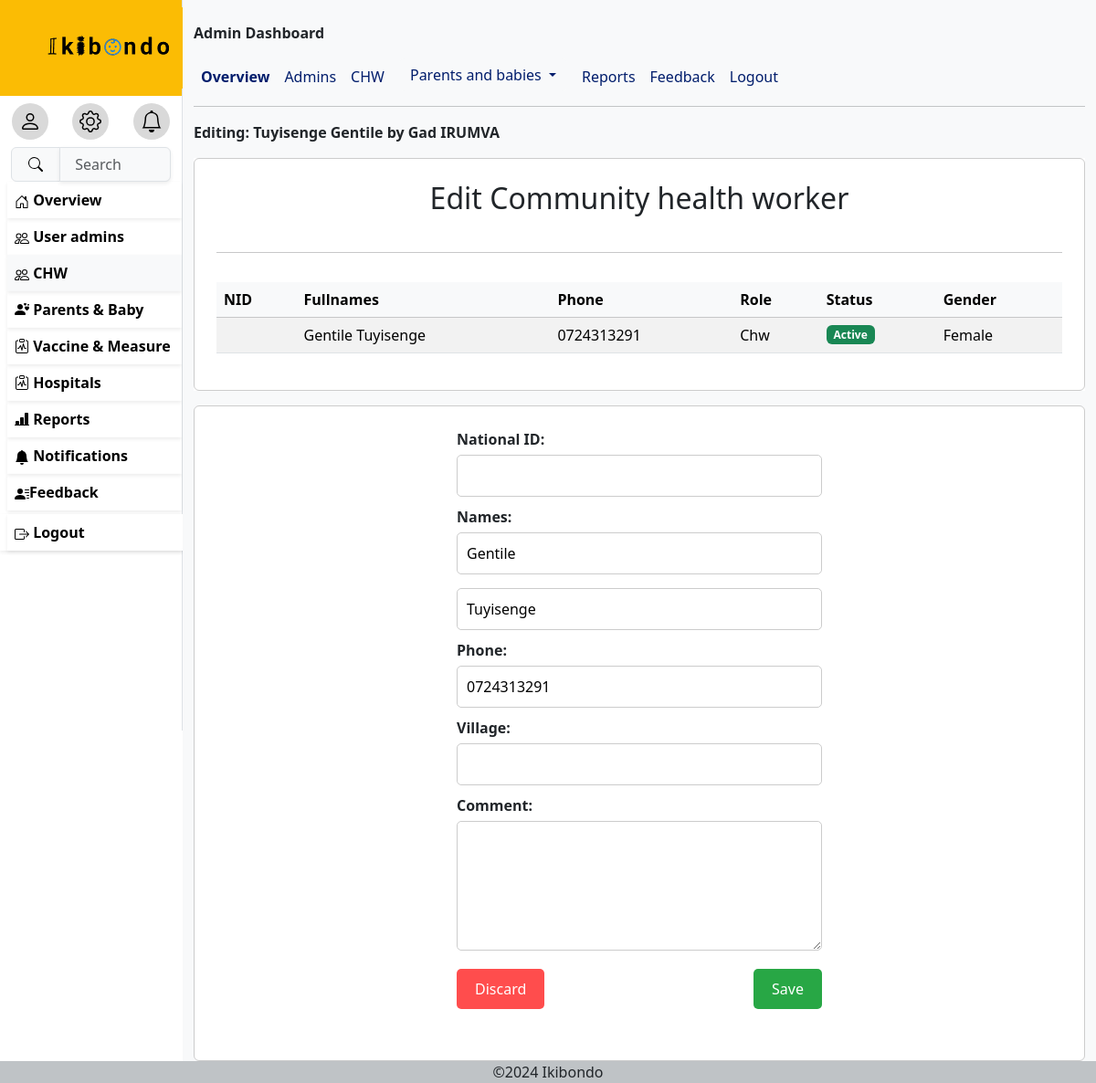
The app's page /0724313291 (signed in), older data.
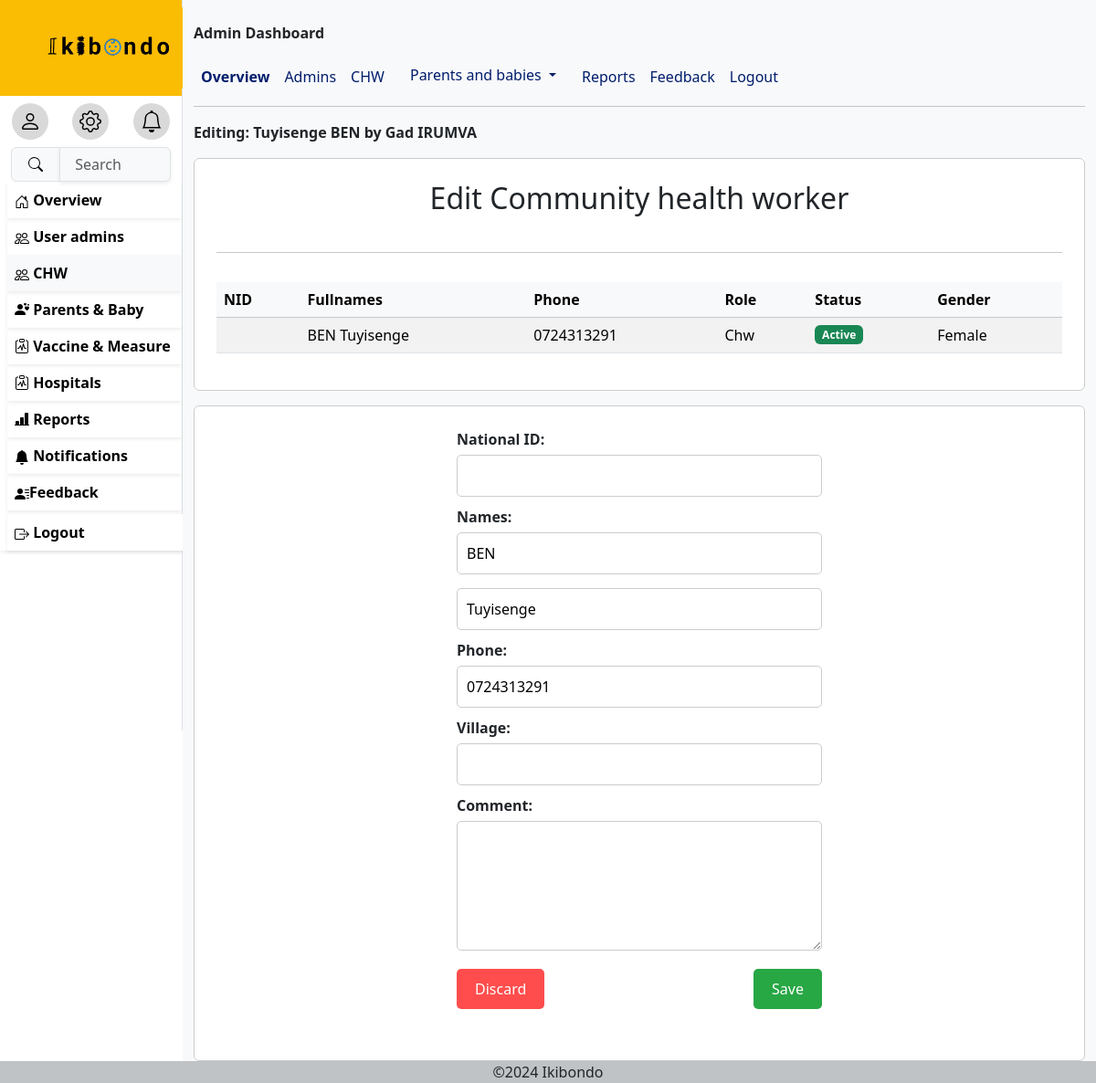
The same page, newer data.
### ikibondoapp/models.py (models this page shows, shortened)
class Myuser(AbstractUser):
    ROLE_CHOICES = [
        ('Nurse', 'Nurse'),
        ('Superadmin', 'Superadmin'),
        ('Chw', 'Chw'),
        ('Parent', 'Parent'),
    ]
    GENDER_CHOICES = [
        ('Male', 'Male'),
        ('Female', 'Female'),
    ]
    username=None
    phone_number=models.CharField(max_length=10,validators=[
            RegexValidator(
                regex=r'^\d{10}$',
                message="Phone number must be 10 digits long.",
                code='invalid_phone_number'
            )
            ],
        unique=True)
    email=models.EmailField(unique=True,blank=True)
    role=models.CharField(choices=[('Nurse','Nurse'),('Superadmin','Superadmin'),('Chw','Chw'),('Parent','Parent')],max_length=50)
    gender= models.CharField(choices=[('Male','Male'),('Female','Female')],max_length=20)
    Age= models.PositiveIntegerField(null=True,validators=[
            RegexValidator(
                regex=r'^\d{2}$',
                message="age must be 2 digits long.",
                code='invalid_age_value'
            )
            ])
    need_password_change=models.BooleanField(default=True)
    USERNAME_FIELD='phone_number'
    REQUIRED_FIELDS=['email']
    object=CustomUserManager()

### ikibondoapp/views.py (the view)
# urls.py: path('<str:phone>',userdetail,name='userdetail'),
@login_required
def userdetail(request,phone):
    user=request.user
    editx = get_object_or_404(Myuser, phone_number=phone)
    if request.method=='POST':
        return render(request,'userdetails.html',{'user':user,'editx':editx})
    return render(request,'userdetails.html',{'user':user,'editx':editx})

### TEMPLATES/userdetails.html (shortened to what the changed rows need)
{% extends 'base.html'%}
{%block content%}
<b> Editing: {{editx.last_name}}
{{editx.first_name}} by {{user.last_name}} {{user.first_name}}</b>
<div class="wrapper w-100 bg-white">
  <div class="box1">
    <h2 class="p2"><center>
      {%if editx.role == 'Chw' %}
      Edit Community health worker
      {%elif editx.role == 'Superadmin' %}
      Edit Admin
      {%elif editx.role == 'Parent' %}
      Edit Parent
      {%else%}
      Edit Nurse
      {%endif%}
    </center></h2>
    <div class="table-responsive ">
      <table class="table table-striped table-hover ">
          <thead class="table-light">
              <th scope="col">NID</th>
              <th scope="col">Fullnames</th>
              <th scope="col">Phone</th>
              <th scope="col">Role</th>
              <th scope="col">Status</th>
              <th scope="col">Gender</th>
            </thead>
          <tbody id="userTableBody">
            <tr>
              <td>{{ editx.nid }}</td>
              <td>{{ editx.first_name }} {{ editx.last_name }}</td>
              <td>{{ editx.phone_number }}</td>
              <td>{{ editx.role }}</td>
              <td>
                {%if editx.is_active %}
                <span class="badge bg-success">Active</span>
                {%else%}
                <span class="badge bg-danger">Inactive</span>
                {%endif%}
              </td>
              <td>{{ editx.gender }}</td>
          </tbody>
       </table>
    </div>
  </div>
  </div>
<div class="wrapper">
  <div class="box1">
    <form action="" method="post" style="max-width: 400px; margin: auto;">
      <label for="first_name" style="display: block; margin-bottom: 10px;">
        <b>Names:</b>
        <input type="text" name="first_name" id="first_name" value="{{editx.first_name}}" placeholder="First Name" style="width: 100%; padding: 10px; margin-top: 5px; border-radius: 5px; border: 1px solid #ccc;">
      </label>
      <label for="last_name" style="display: block; margin-bottom: 10px;">
        <input type="text" name="last_name" id="last_name" placeholder="Last Name" value="{{editx.last_name}}" style="width: 100%; padding: 10px; margin-top: 5px; border-radius: 5px; border: 1px solid #ccc;">
      </label>
      <label for="phone" style="display: block; margin-bottom: 10px;">
        <b>Phone:</b>
        <input type="tel" name="phone" id="phone" value="{{editx.phone_number}}" style="width: 100%; padding: 10px; margin-top: 5px; border-radius: 5px; border: 1px solid #ccc;">
      </label>
    </form>
  </div>
</div>
</div>
</div>
{%endblock%}

Row changes from the older to the newer data that the page shows:
changed Myuser "Tuyisenge": first_name "Gentile" → "BEN"
